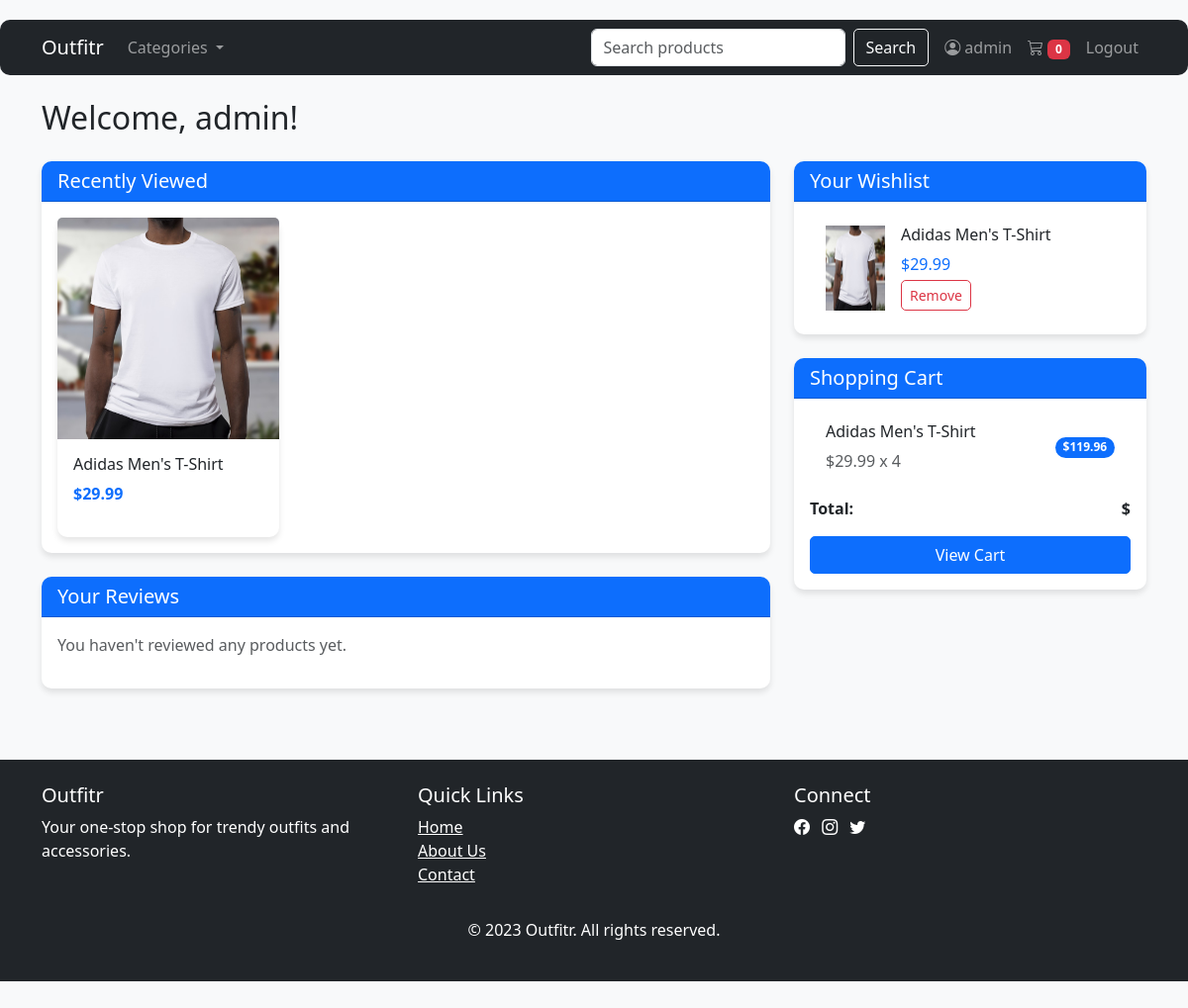
The app's page /dashboard/ (signed in) with its own data.
### store/models.py (models this page shows, shortened)
class RecentlyViewed(models.Model):
    user = models.ForeignKey(User, on_delete=models.CASCADE)
    product = models.ForeignKey(Product, on_delete=models.CASCADE)
    viewed_at = models.DateTimeField(auto_now_add=True)

class Product(models.Model):
    name = models.CharField(max_length=255)
    slug = models.SlugField(max_length=255, unique=True, blank=True)
    description = models.TextField(blank=True)
    price = models.DecimalField(max_digits=10, decimal_places=2)
    image = models.ImageField(upload_to='products/', blank=True, null=True)
    category = models.ForeignKey(Category, on_delete=models.CASCADE, related_name='products')
    subcategory = models.ForeignKey(Subcategory, on_delete=models.SET_NULL, null=True, blank=True, related_name='products')
    brand = models.CharField(max_length=100, blank=True, null=True)
    color = models.CharField(max_length=50, blank=True, null=True)
    size = models.CharField(max_length=20, blank=True, null=True)
    created_at = models.DateTimeField(auto_now_add=True, null=True)
    updated_at = models.DateTimeField(auto_now=True, null=True)
    def get_absolute_url(self):
        return reverse('product_detail', args=[self.slug])

class CartItem(models.Model):
    cart = models.ForeignKey(Cart, on_delete=models.CASCADE, related_name='items')
    product = models.ForeignKey(Product, on_delete=models.CASCADE)
    quantity = models.PositiveIntegerField(default=1)
    def total_price(self):
        return self.product.price * self.quantity

### store/views.py (the view)
# urls.py: path('dashboard/', views.dashboard, name='dashboard'),
@login_required
def dashboard(request):
    recently_viewed = RecentlyViewed.objects.filter(user=request.user).order_by('-viewed_at')[:10]
    wishlist = request.user.userprofile.wishlist.all()
    reviews = Review.objects.filter(user=request.user).order_by('-created_at')[:5]
    cart = get_cart(request)
    context = {
        'recently_viewed': recently_viewed,
        'wishlist': wishlist,
        'reviews': reviews,
        'cart': cart,
    }
    return render(request, 'store/dashboard.html', context)

### store/views.py (called while the page is built, shortened)
def get_cart(request):
    if request.user.is_authenticated:
        cart, created = Cart.objects.get_or_create(user=request.user)
        return cart

### templates/store/dashboard.html (shortened to what this page needs)
{% extends 'store/base.html' %}
{% load static %}
{% block content %}
<h2 class="mb-4">Welcome, {{ user.username }}!</h2>
<div class="row">
    <div class="col-md-8">
        <div class="card mb-4">
            <div class="card-header bg-primary text-white">
                <h5 class="mb-0">Recently Viewed</h5>
            </div>
            <div class="card-body">
                {% if recently_viewed %}
                <div class="row row-cols-1 row-cols-md-3 g-3">
                    {% for viewed in recently_viewed %}
                    <div class="col">
                        <div class="card h-100">
                            <a href="{{ viewed.product.get_absolute_url }}">
                                {% if viewed.product.image %}
                                <img src="{{ viewed.product.image.url }}" class="card-img-top" alt="{{ viewed.product.name }}">
                                {% else %}
                                <div class="card-img-top bg-light d-flex align-items-center justify-content-center" style="height: 150px;">
                                    <span class="text-muted">No image</span>
                                </div>
                                {% endif %}
                            </a>
                            <div class="card-body">
                                <h6 class="card-title">{{ viewed.product.name }}</h6>
                                <p class="text-primary fw-bold">${{ viewed.product.price }}</p>
                            </div>
                        </div>
                    </div>
                    {% endfor %}
                </div>
                {% else %}
                <p class="text-muted">No recently viewed items.</p>
                {% endif %}
            </div>
        </div>
        <div class="card mb-4">
            <div class="card-header bg-primary text-white">
                <h5 class="mb-0">Your Reviews</h5>
            </div>
            <div class="card-body">
                {% if reviews %}
                {% for review in reviews %}
                <div class="mb-3">
                    <div class="d-flex justify-content-between">
                        <h6><a href="{{ review.product.get_absolute_url }}">{{ review.product.name }}</a></h6>
                        <div class="rating">
                            {% for i in "12345" %}
                                {% if i|add:0 <= review.rating %}
                                    <i class="bi bi-star-fill text-warning"></i>
                                {% else %}
                                    <i class="bi bi-star text-warning"></i>
                                {% endif %}
                            {% endfor %}
                        </div>
                    </div>
                    <p class="text-muted">{{ review.created_at|date:"F j, Y" }}</p>
                    <p>{{ review.comment|truncatechars:100 }}</p>
                </div>
                {% endfor %}
                <a href="#" class="btn btn-outline-primary">View All Reviews</a>
                {% else %}
                <p class="text-muted">You haven't reviewed any products yet.</p>
                {% endif %}
            </div>
        </div>
    </div>
    <div class="col-md-4">
        <div class="card mb-4">
            <div class="card-header bg-primary text-white">
                <h5 class="mb-0">Your Wishlist</h5>
            </div>
            <div class="card-body">
                {% if wishlist %}
                <div class="list-group">
                    {% for product in wishlist %}
                    <div class="list-group-item">
                        <div class="d-flex">
                            {% if product.image %}
                            <img src="{{ product.image.url }}" class="me-3" width="60" alt="{{ product.name }}">
                            {% else %}
                            <div class="bg-light me-3 d-flex align-items-center justify-content-center" style="width: 60px; height: 60px;">
                                <i class="bi bi-image text-muted"></i>
                            </div>
                            {% endif %}
                            <div>
                                <h6>{{ product.name }}</h6>
                                <p class="text-primary mb-0">${{ product.price }}</p>
                                <form action="{% url 'remove_from_wishlist' product.id %}" method="POST" class="mt-1">
                                    <button type="submit" class="btn btn-sm btn-outline-danger">Remove</button>
                                </form>
                            </div>
                        </div>
                    </div>
                    {% endfor %}
                </div>
                {% else %}
                <p class="text-muted">Your wishlist is empty.</p>
                {% endif %}
            </div>
        </div>
        <div class="card">
            <div class="card-header bg-primary text-white">
                <h5 class="mb-0">Shopping Cart</h5>
            </div>
            <div class="card-body">
                {% if cart.items.all %}
                <ul class="list-group">
                    {% for item in cart.items.all %}
                    <li class="list-group-item d-flex justify-content-between align-items-center">
                        <div>
                            <h6>{{ item.product.name }}</h6>
                            <span class="text-muted">${{ item.product.price }} x {{ item.quantity }}</span>
                        </div>
                        <span class="badge bg-primary rounded-pill">${{ item.total_price }}</span>
                    </li>
                    {% endfor %}
                </ul>
                <div class="d-flex justify-content-between mt-3">
                    <strong>Total:</strong>
                    <strong>${{ total }}</strong>
                </div>
                <a href="{% url 'cart' %}" class="btn btn-primary w-100 mt-3">View Cart</a>
                {% else %}
                <p class="text-muted">Your cart is empty.</p>
                {% endif %}
            </div>
        </div>
    </div>
</div>
{% endblock %}

### templates/store/base.html (shortened to what this page needs)
{% load static %}
<!DOCTYPE html>
<html lang="en">
<head>
    <link href="https://cdn.jsdelivr.net/npm/bootstrap@5.3.0/dist/css/bootstrap.min.css" rel="stylesheet">
    <link rel="stylesheet" href="https://cdn.jsdelivr.net/npm/bootstrap-icons@1.10.0/font/bootstrap-icons.css">
    <link rel="stylesheet" href="{% static 'store/css/style.css' %}">
</head>
<body>
    <nav class="navbar navbar-expand-lg navbar-dark bg-dark">
        <div class="container">
            <a class="navbar-brand" href="{% url 'home' %}">Outfitr</a>
            <div class="collapse navbar-collapse" id="navbarNav">
                <ul class="navbar-nav me-auto">
                    <li class="nav-item dropdown">
                        <a class="nav-link dropdown-toggle" href="#" id="categoriesDropdown" role="button" data-bs-toggle="dropdown">
                            Categories
                        </a>
                    </li>
                </ul>
                <form class="d-flex me-2" method="GET" action="{% url 'home' %}">
                    <input class="form-control me-2" type="search" name="q" placeholder="Search products" value="{{ request.GET.q }}">
                    <button class="btn btn-outline-light" type="submit">Search</button>
                </form>
                <ul class="navbar-nav">
                    {% if user.is_authenticated %}
                    <li class="nav-item">
                        <a class="nav-link" href="{% url 'dashboard' %}">
                            <i class="bi bi-person-circle"></i> {{ user.username }}
                        </a>
                    </li>
                    <li class="nav-item">
                        <a class="nav-link" href="{% url 'cart' %}">
                            <i class="bi bi-cart3"></i>
                            <span class="badge bg-danger">{{ request.session.cart_count|default:0 }}</span>
                        </a>
                    </li>
                    <li class="nav-item">
                        <a class="nav-link" href="{% url 'logout' %}">Logout</a>
                    </li>
                    {% endif %}
                </ul>
            </div>
        </div>
    </nav>
    <div class="container mt-4">
        {% block content %}{% endblock %}
    </div>
    <footer class="bg-dark text-white mt-5 py-4">
        <div class="container">
            <div class="row">
                <div class="col-md-4">
                    <h5>Outfitr</h5>
                    <p>Your one-stop shop for trendy outfits and accessories.</p>
                </div>
                <div class="col-md-4">
                    <h5>Quick Links</h5>
                    <ul class="list-unstyled">
                        <li><a href="{% url 'home' %}" class="text-white">Home</a></li>
                        <li><a href="#" class="text-white">About Us</a></li>
                        <li><a href="#" class="text-white">Contact</a></li>
                    </ul>
                </div>
                <div class="col-md-4">
                    <h5>Connect</h5>
                    <a href="#" class="text-white me-2"><i class="bi bi-facebook"></i></a>
                    <a href="#" class="text-white me-2"><i class="bi bi-instagram"></i></a>
                    <a href="#" class="text-white"><i class="bi bi-twitter"></i></a>
                </div>
            </div>
            <div class="text-center mt-3">
                <p>&copy; 2023 Outfitr. All rights reserved.</p>
            </div>
        </div>
    </footer>
</body>
</html>

### templates/css/style.css (style rules this page uses)
body { background-color: #f8f9fa; padding-top: 20px; padding-bottom: 60px; }
.card { border: none; border-radius: 10px; box-shadow: 0 4px 6px rgba(0,0,0,0.1); transition: transform 0.3s ease; }
.card-header { border-radius: 10px 10px 0 0 !important; }
.navbar { border-radius: 10px; margin-bottom: 20px; }
.btn { border-radius: 5px; font-weight: 500; }
.list-group-item { border: none; border-bottom: 1px solid rgba(0,0,0,0.125); }
.list-group-item:last-child { border-bottom: none; }

### records on screen
RecentlyViewed: product.image (picture), product.name "Adidas Men's T-Shirt", product.price "29.99"
Product: image (picture), name "Adidas Men's T-Shirt", price "29.99"
CartItem: product.name "Adidas Men's T-Shirt", product.price "29.99", quantity "4", total_price "119.96"

### other values on screen
{{ user.username }} "admin"
{{ request.session.cart_count|default:0 }} "0"
